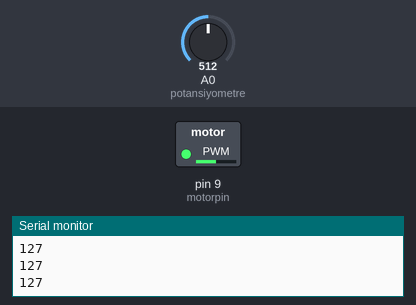
The sketch below on a simulated Arduino Uno, built with avr-gcc and run on an emulated ATmega328P. Parts: switched loads named in the sketch (green lamp = pin HIGH), the last lines printed to the serial monitor. The inputs (shaded band) are chosen by the test bench; at power-on: A0 (potansiyometre) = 512.

Above: at 1.2 s.
1.3 s: A0 (potansiyometre) set to 716
At 2.1 s:
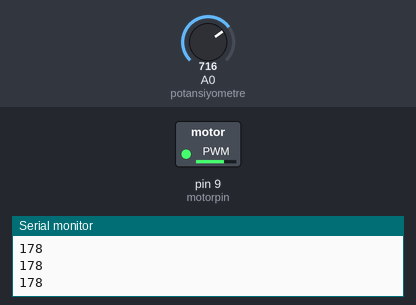
2.8 s: A0 (potansiyometre) set to 900
At 3.6 s:
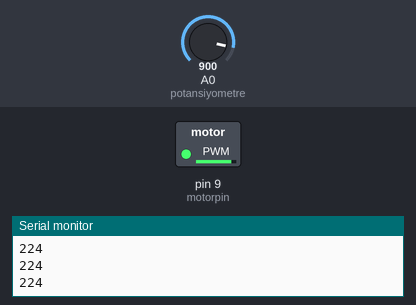
4.3 s: A0 (potansiyometre) set to 122
At 5.1 s:
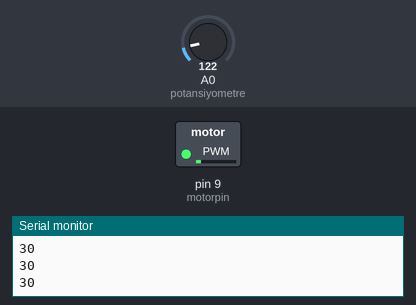
5.8 s: A0 (potansiyometre) set to 0
At 6.6 s:
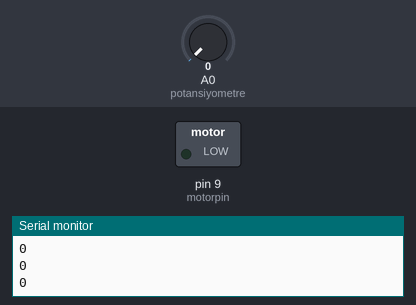
7.3 s: A0 (potansiyometre) set to 511
At 8.0 s:
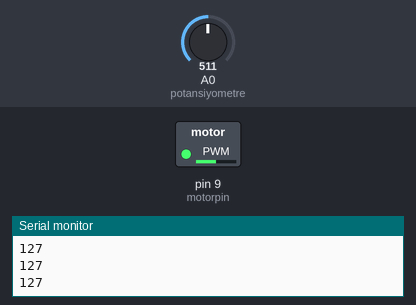
Timing chart, 0 to 9.8 s (numbered marks = the images above; inputs shaded):
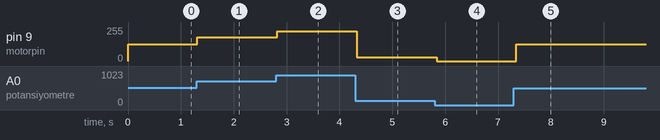

The sketch:

bp2_19.ino
```cpp
const int motorpin=9;
int potansiyometre=A0;
void setup() {
 pinMode(motorpin,OUTPUT);
 Serial.begin(9600);

}

void loop() {
 int potansiyometre,hiz;
 int potokunan=analogRead(potansiyometre);
 hiz=map(potokunan,0,1023,0,255);
 analogWrite(motorpin,hiz);
 Serial.println(hiz);
 delay(50);

}
```

Measured:
- after the input at 1.3 s, pin 9 (motorpin): 127/255 → 178/255 at once
- after the input at 2.8 s, pin 9 (motorpin): 178/255 → 224/255 at once
- after the input at 4.3 s, pin 9 (motorpin): 224/255 → 30/255 at once
- after the input at 5.8 s, pin 9 (motorpin): 30/255 → 0/255 at once
- after the input at 7.3 s, pin 9 (motorpin): 0/255 → 127/255 after 0.05 s
